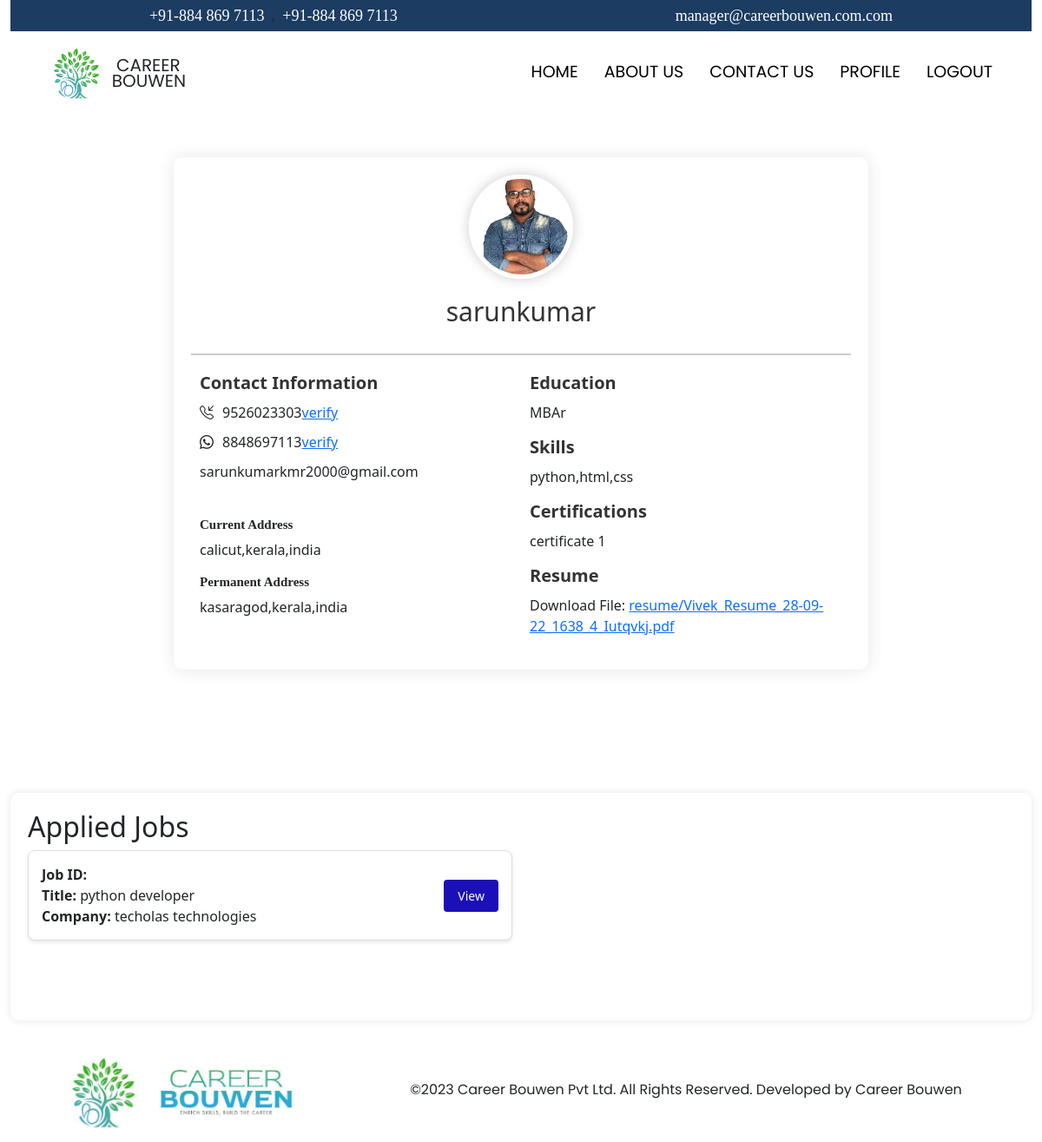
The app's page /profile (signed in), older data.
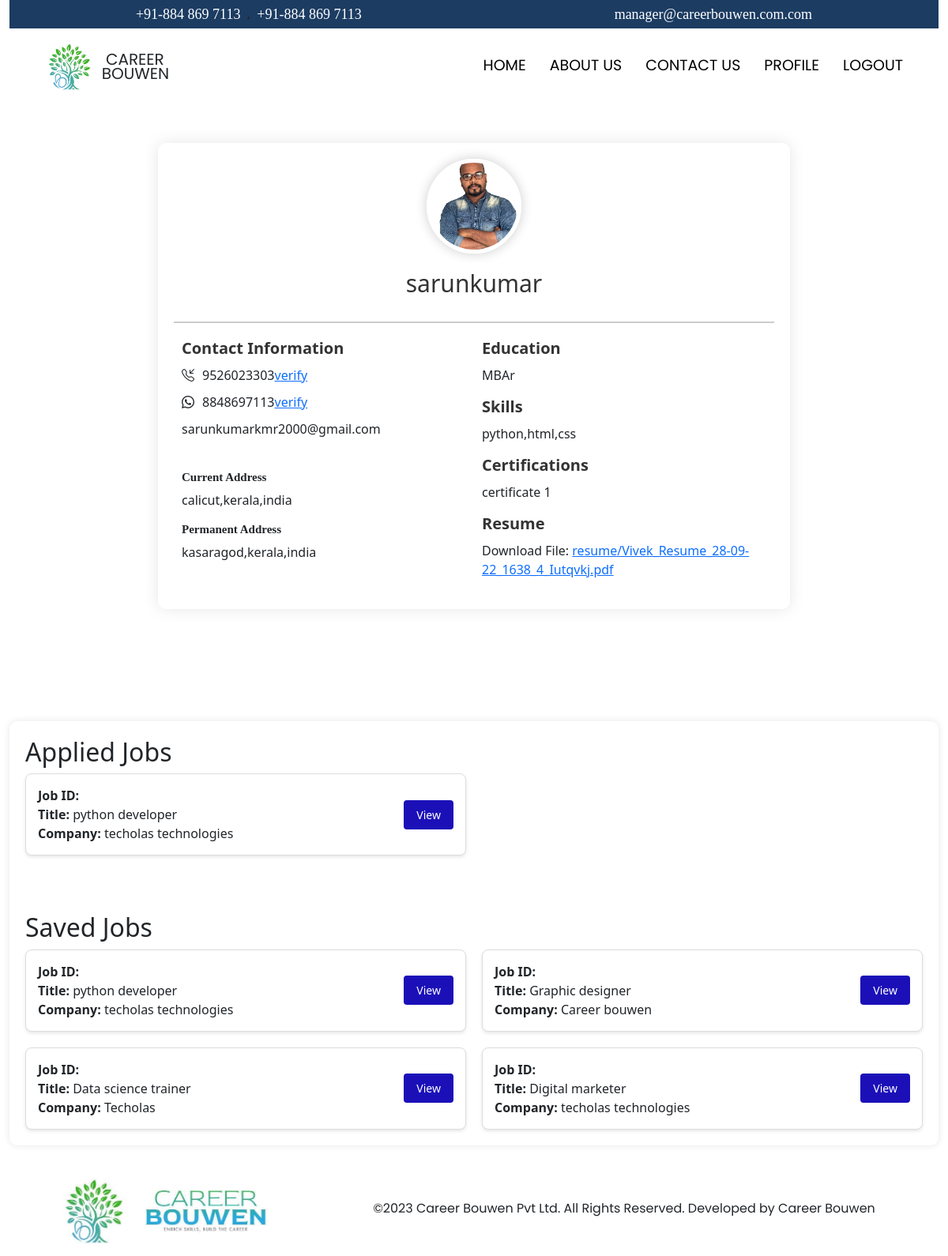
The same page, newer data.
### cb_app/models.py (models this page shows)
class UsersProfile(models.Model):
    fullname=models.CharField(max_length=255)
    profile_user=models.ForeignKey(User,on_delete=models.CASCADE)
    photo=models.ImageField(upload_to='profile_photos/', blank=True)
    email=models.EmailField(null=True,unique=True)
    phone1=models.CharField(max_length=255,null=True)
    phone2=models.CharField(max_length=255,null=True)
    phone1_verified=models.BooleanField(default=False)
    phone2_verified=models.BooleanField(default=False)
    current_address=models.CharField(max_length=255)
    permanant_address=models.CharField(max_length=255)
    Education=models.CharField(max_length=255)
    skills=models.CharField(max_length=255)
    certifications=models.CharField(max_length=255)
    resume=models.FileField(upload_to='resume/',blank=True)

class Applications(models.Model):
    candidate=models.ForeignKey(User,on_delete=models.CASCADE)
    job=models.ForeignKey(Jobs,on_delete=models.CASCADE)
    applied_date=models.DateTimeField(auto_now=True)

class Jobs(models.Model):
    job_title=models.CharField(max_length=255)
    company_name=models.CharField(max_length=255)
    location=models.CharField(max_length=255)
    mode=models.CharField(max_length=255)
    description=models.CharField(max_length=255)
    experience_required=models.IntegerField()
    skills_required=models.CharField(max_length=255)
    starting_salary=models.IntegerField()
    ending_salary=models.IntegerField()
    languages=models.CharField(max_length=255)

class Saved_jobs(models.Model):
    candidate=models.ForeignKey(User,on_delete=models.CASCADE)
    job=models.ForeignKey(Jobs,on_delete=models.CASCADE)

### cb_app/views.py (the view)
# urls.py: path('profile',views.profile,name='profile'),
@login_required(login_url='login')
def profile(request):
    current_user=request.user
    try:
        profile=UsersProfile.objects.get(profile_user=current_user)
        applied_jobs=Applications.objects.filter(candidate=current_user)
        saved_jobs=Saved_jobs.objects.filter(candidate=current_user)
    except:
        profile=None
        applied_jobs=None
        saved_jobs=None
    context={'profile':profile,'applied_jobs':applied_jobs,'saved_jobs':saved_jobs}
    return render(request,'profile.html',context)

### templates/profile.html (shortened to what this page needs)
{% extends "includes/base.html" %}
{% load static %}
{% block head %}
    <link rel="stylesheet" href="{% static 'css/profile.css' %}">
    <link rel="stylesheet" href="{% static 'css/editProfile.css' %}">
    <link rel="stylesheet" href="https://cdn.jsdelivr.net/npm/bootstrap-icons@1.11.1/font/bootstrap-icons.css">
    <link rel="stylesheet" href="https://cdn.jsdelivr.net/npm/swiper@11/swiper-bundle.min.css" />
    <link href="https://unpkg.com/aos@2.3.1/dist/aos.css" rel="stylesheet">
{% endblock head %}
{% block content %}
    {% if not profile %}
    <section class="editProfileSection">
        <div class="container">
            <form action="{% url 'editprofile' %}" method='POST' enctype='multipart/form-data'>
                {% csrf_token %}
                <div class="row">
                    <div class="col-12 col-md-6 mx-auto" data-aos="fade-right" data-aos-delay="300" data-aos-duration='1000'>
                        <div class="wrapper">
                            <h2>Enhance Your Jobseeker Profile</h2>
                            <div class="form-group">
                                <label for="">Full Name</label>
                                <input type="text" name="name" placeholder="">
                            </div>
                            <div class="form-group image">
                                <label for="">Photo</label>
                                <input type="file" name='photo' accept="image/*">
                            </div>
                            <div class="form-group">
                                <label for="">Contact Number</label>
                                <input type="number" name="phone1" placeholder="">
                            </div>
                            <div class="form-group">
                                <label for="">WhatsApp Number</label>
                                <input type="number" name="phone2" placeholder="">
                            </div>
                            <div class="form-group">
                                <label for="">Email ID</label>
                                <input type="email" name="email" placeholder="">
                            </div>
                            <div class="form-group">
                                <label for="">Current Address</label>
                                <textarea name="current_address" id="" ></textarea>
                            </div>
                        </div>
                    </div>
                    <div class="col-12 col-md-6 mx-auto" data-aos="fade-left" data-aos-delay="0" data-aos-duration='1000'>
                        <div class="wrapper right-section">
                            <div class="form-group">
                                <label for="">Permanent Address</label>
                                <textarea name="permanant_address" id="" ></textarea>
                            </div>
                            <div class="form-group">
                                <label for="">Education</label>
                                <select name="education" id="">
                                    <option value="">Select</option>
                                    <option value="SSLC">SSLC</option>
                                    <option value="Plus Two">Plus Two</option>
                                    <option value="Bcom">Bcom</option>
                                    <option value="BBA">BBA</option>
                                    <option value="Bsc">Bsc</option>
                                    <option value="BA">BA</option>
                                    <option value="Btech">Btech</option>
                                    <option value="Msc">Msc</option>
                                    <option value="M-tech">M-tech</option>
                                    <option value="MBA">MBA</option>
                                    <option value="Mcom">Mcom</option>
                                </select>
                            </div>
                            <div class="form-group">
                                <label for="">Skills</label>
                                <input type="text" name="skills" placeholder="">
                            </div>
                            <div class="form-group">
                                <label for="">Experience</label>
                                <input type="text" name="experience" placeholder="">
                            </div>
                            <div class="form-group">
                                <label for="">Certifications</label>
                                <input type="text" name="certifications" placeholder="">
                            </div>
                            <div class="form-group">
                                <label for="">Resume</label>
                                <input type="file" name="resume" accept=".pdf, .doc , .docx">
                            </div>
                            <input type="submit" class="btn btn-primary">
                        </div>
                    </div>
                </div>
            </form>
        </div>
    </section>
    {% else %}
    <div class="container profile-container">
      <div class="profile-photo">
        <img src="{{profile.photo.url}}" alt="Profile Photo">
      </div>
      <div class="profile-info">
        <h2>{{profile.fullname}}</h2>
      </div>
      <div class="line"></div>
      <div class="columns">
        <div class="column">
          <h4>Contact Information</h4>
          <p class="icon-with-text "><i class="bi bi-telephone-inbound"></i>  {{profile.phone1}}
          {% if profile.phone1_verified %}
          <p>verified</p>
      {% else %}
      <a href="{% url 'verify1' %}">verify</a>
      {% endif %}</p>
      <p class="icon-with-text "><i class="bi bi-whatsapp"></i>  {{profile.phone2}}
        {% if profile.phone2_verified %}
        <p>verified</p>
    {% else %}
    <a href="{% url 'verify2' %}">verify</a>
    {% endif %}</p>
          <p> {{profile.email}}</p><br>
          <h5>Current Address</h5>
          <p>{{profile.current_address}}</p>
          <h5>Permanent Address</h5>
          <p>{{profile.permanant_address}}</p><br>
        </div>
        <div class="column">
          <h4>Education</h4>
          <p>{{profile.Education}}r</p>
          <h4>Skills</h4>
          <p>{{profile.skills}}</p>
          <h4>Certifications</h4>
          <p>{{profile.certifications}}</p>
          <h4>Resume</h4>
          {% if profile.resume %}
          <p>Download File: <a href="{{ profile.resume.url }}" download>{{ profile.resume }}</a></p>
        {% else %}
          <p>No file available.</p>
        {% endif %}
        </div>
      </div>
    </div>
    {% endif %}
    <br><br><br>
<div class="container-grid">
    {% if applied_jobs %}
    <h2>Applied Jobs</h2>
    <div class="grid-container" id="applied-jobs">
        {% for job in applied_jobs %}
            <div class="job-card">
                <div class="job-details">
                    <strong>Job ID:</strong> {{ job.job.job_id }}<br>
                    <strong>Title:</strong> {{ job.job.job_title }}<br>
                    <strong>Company:</strong> {{job.job.company_name}}
                </div>
                <a href=""><button class="view-job-button">View</button></a>
            </div>
        {% endfor %}
    </div>
    {% endif %}
<br><br><br>
    {% if saved_jobs %}
    <h2>Saved Jobs</h2>
    <div class="grid-container" id="saved-jobs">
        {% for s in saved_jobs %}
            <div class="job-card">
                <div class="job-details">
                    <strong>Job ID:</strong> {{ s.job.job_id }}<br>
                    <strong>Title:</strong> {{ s.job.job_title }}<br>
                    <strong>Company:</strong> {{ s.job.company_name }}
                </div>
                <a href=""><button class="view-job-button">View</button></a>
            </div>
        {% endfor %}
    </div>
    {% endif %}
</div>
{% endblock content %}

### templates/includes/base.html (shortened to what this page needs)
{% load static %}
<!doctype html>
<html lang="en">
<head>
    <link href="https://cdn.jsdelivr.net/npm/bootstrap@5.2.1/dist/css/bootstrap.min.css" rel="stylesheet"
>
    <link rel="stylesheet" href="{% static 'css/base.css' %}">
    <link href="https://cdn.jsdelivr.net/npm/bootstrap@5.3.2/dist/css/bootstrap.min.css" rel="stylesheet">
    {% block head %}{% endblock head %}
</head>
<body class='container-fluid'>
{% load static %}
    <header>
        <div class="contactInfo">
            <div style="display: flex;">
                <a href="tel:+91-884 869 7113">+91-884 869 7113</a>
                    &nbsp;&nbsp;,&nbsp;&nbsp;
                <a href="tel:+91-884 869 7113">+91-884 869 7113</a>
            </div>
            <div>
                <a href="http://manager@careerbouwen.com.com" target="_blank" style="text-decoration: none; color: #fff;">manager@careerbouwen.com.com</a>
            </div>
        </div>
        <nav class="nav-bar">
            <div class="container">
                <div class="logo">
                    <img src="{% static 'images/CareerBouwen[1].jpg' %}" alt="">
                    <a class="navbar-brand" href="{% url 'index' %}"><span>&nbsp;CAREER</span><br><span>BOUWEN</span></a>
                </div>
                <ul class="nav-menu">
                    <li class="nav-item">
                        <a class="nav-link mt-3" href="{% url 'index' %}">
                            HOME<span></span>
                        </a>
                    </li>
                    <li class="nav-item">
                        <a class="nav-link mt-3" href="{% url 'about' %}">
                            ABOUT US<span></span>
                        </a>
                    </li>
                    <li class="nav-item">
                        <a class="nav-link mt-3" href="{% url 'contact_us' %}">
                            CONTACT US<span></span>
                        </a>
                    </li>
                    {% if user.is_authenticated %}
                    <li class="nav-item">
                        <a class="nav-link mt-3" href="{% url 'profile' %}">
                            PROFILE<span></span>
                        </a>
                    </li>
                    <li class="nav-item">
                        <a class="nav-link mt-3" href="{% url 'userlogout' %}">
                            LOGOUT<span></span>
                        </a>
                    </li>
                    {% endif %}
                </ul>
            </div>
        </nav>
    </header>
    {% block content %}{% endblock content %}
    <footer>
        <div class="container" style="background-color: #FFFFFF;">
            <div class="row d-flex justify-content-between align-items-center">
                <div class="col-lg-4">
                    <img src="{% static 'images/CareerBouwen[3].jpg' %}" alt="" class="img-fluid" style="max-height: 120px;">
                </div>
                <div class="col-lg-8">
                    <p class="copyright text-center mt-3" style="font-family: 'Poppins', sans-serif;">©2023 Career Bouwen Pvt Ltd. All Rights Reserved. Developed by Career Bouwen</p>
                </div>
            </div>
        </div>
    </footer>
</body>
</html>

Row changes from the older to the newer data that the page shows:
added Saved_jobs: job.job_title "python developer", job.company_name "techolas technologies"
added Saved_jobs: job.job_title "Graphic designer", job.company_name "Career bouwen"
added Saved_jobs: job.job_title "Data science trainer", job.company_name "Techolas"
added Saved_jobs: job.job_title "Digital marketer", job.company_name "techolas technologies"
Text that changed along with them:
text now shown: "Saved Jobs"
